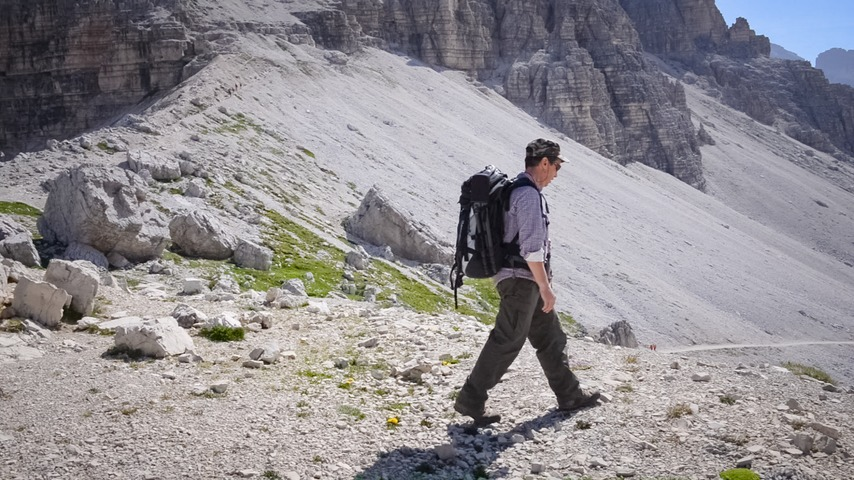
%> input picture testdata/hike/hike_00029.jpg, 854 x 480 px
$ octave demo.m   (GNU Octave 9; MATLAB toolbox functions it lacks are replaced by stand-ins)
%> lines starting %> are read from the running program, lines starting %| are printed output that depends on the picture
clc;clear all;close all;
addpath(genpath(pwd));

% reset the paths
repath = './biocode/opticlobecompte/regionextract/';
if ~exist(repath,'dir')
    mkdir(repath);
else
    rmdir(repath, 's');
    mkdir(repath);
end

sppath = './biocode/centralbraincompute/superpixels/';
if ~exist(sppath,'dir')
    mkdir(sppath);
else
    rmdir(sppath, 's');
    mkdir(sppath);
end

salpath = './biocode/centralbraincompute/saliencymap/';
if ~exist(salpath,'dir')
    mkdir(salpath);
else
    rmdir(salpath, 's');
    mkdir(salpath);
end

% input frames
fn = imread('hike_00029.jpg');
%> fn is the input picture: size 480x854x3 uint8; mean R, G, B 144.3, 140.8, 144.6
f1 = im2double(rgb2gray(fn));
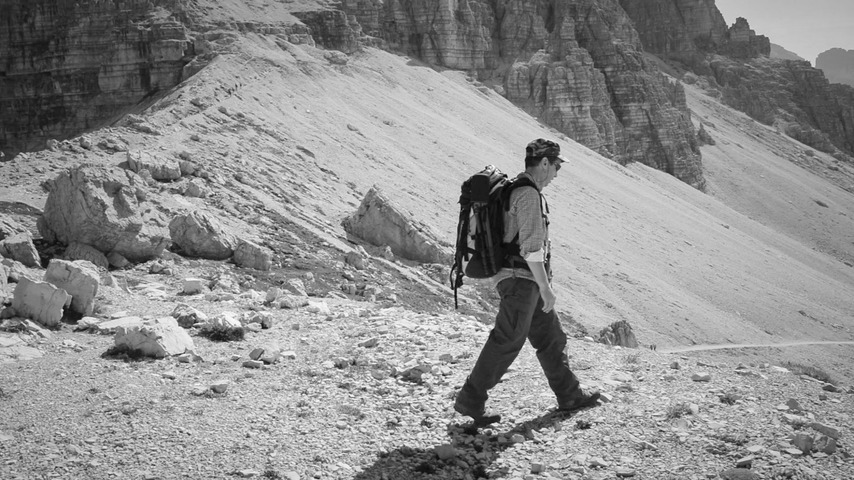
%> f1: size 480x854 double; min 0.0118, max 0.996, mean 0.558
f2 = im2double(rgb2gray(imread('hike_00028.jpg')));
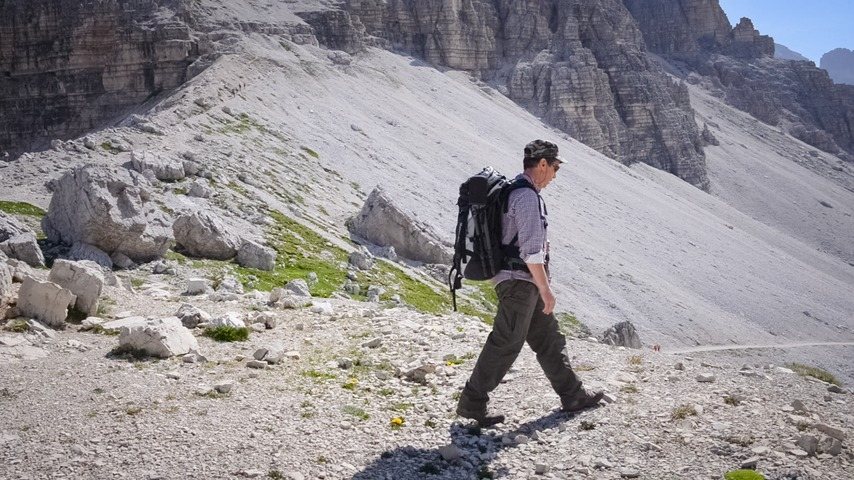
%> input picture testdata/hike/hike_00028.jpg, 854 x 480 px
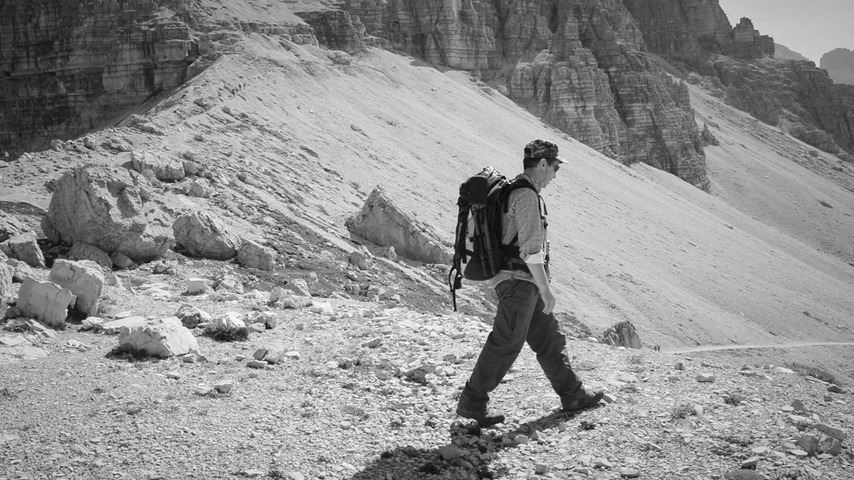
%> f2: size 480x854 double; min 0.0196, max 0.996, mean 0.563
f3 = im2double(rgb2gray(imread('hike_00027.jpg')));
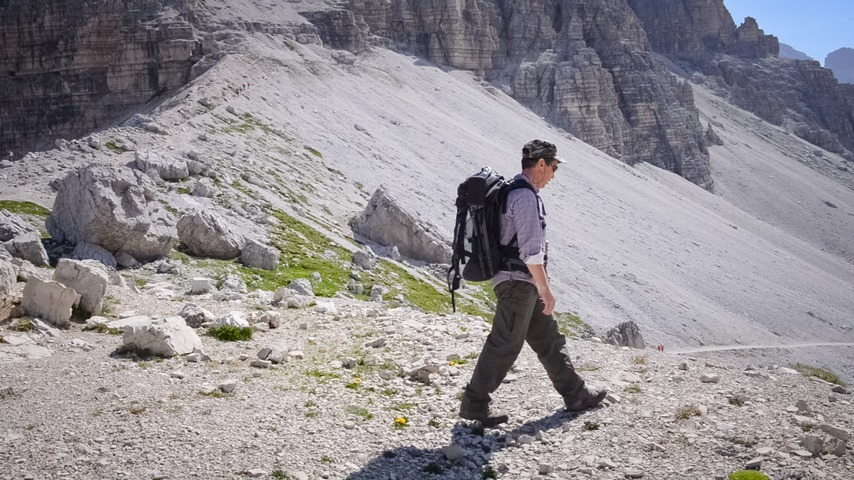
%> input picture testdata/hike/hike_00027.jpg, 854 x 480 px
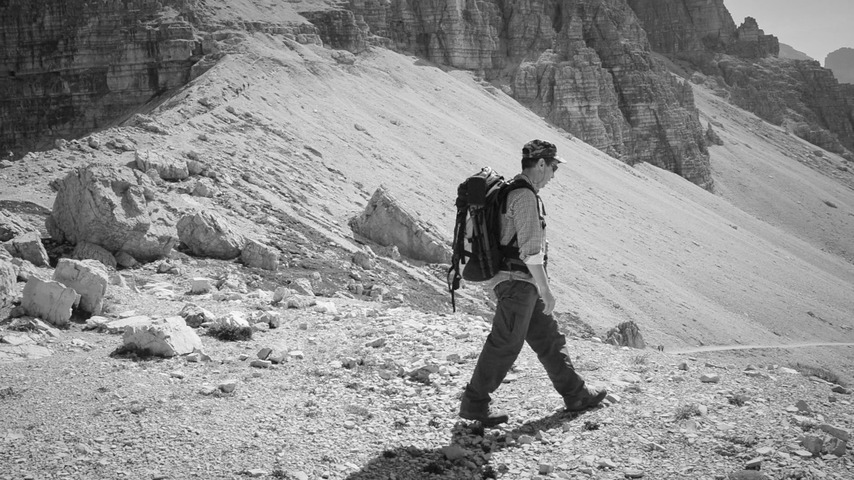
%> f3: size 480x854 double; min 0.00392, max 0.996, mean 0.564

% bio-inspired motion perception model
olcompution;
%> (this line was passed over: olcompution is not available in this run)
cbcompution;
%> (this line was passed over: cbcompution is not available in this run)

% save and show the results
    figure;imshow(fn);
%> (the run ends here)
